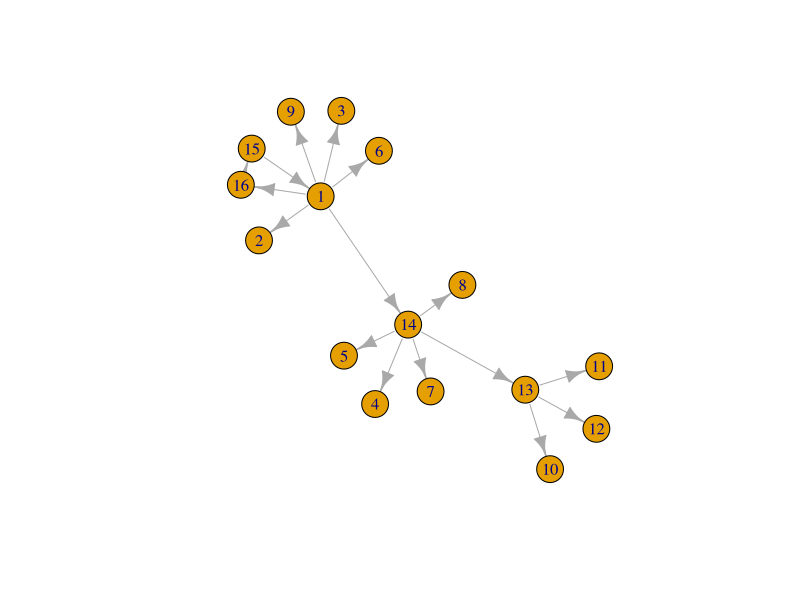
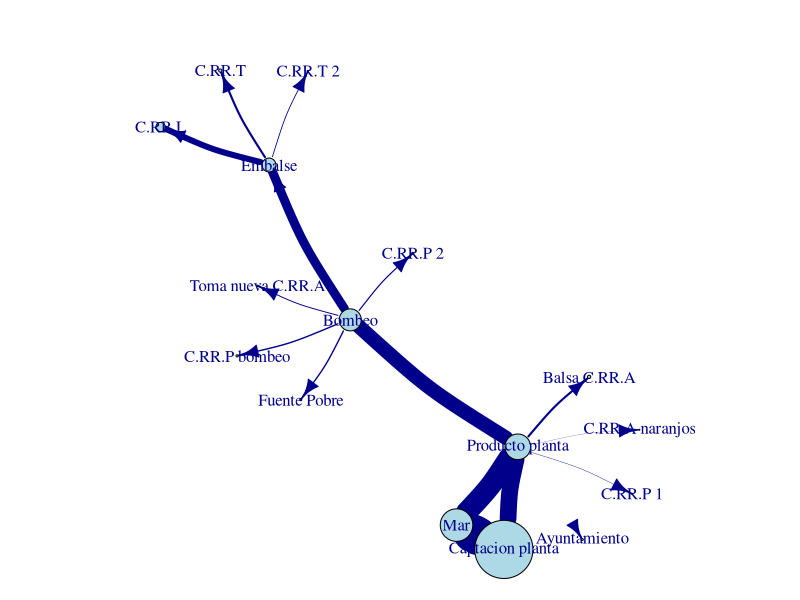
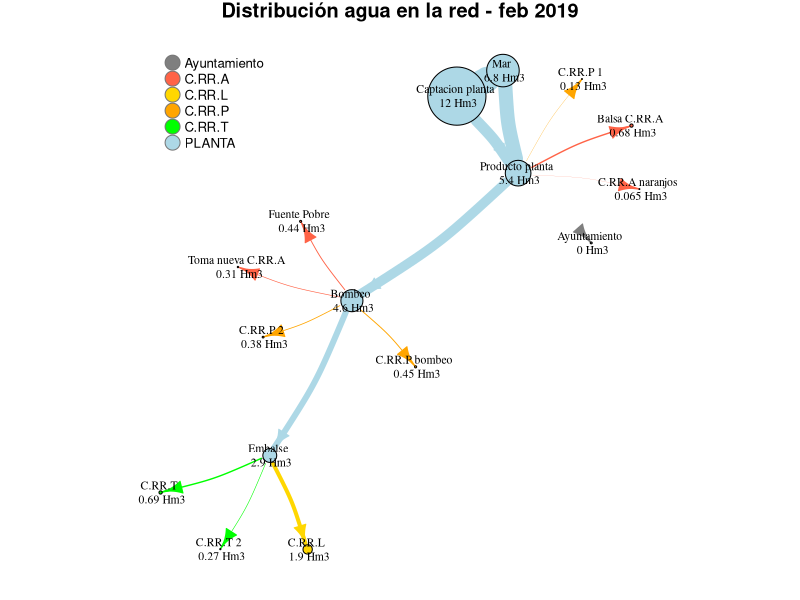
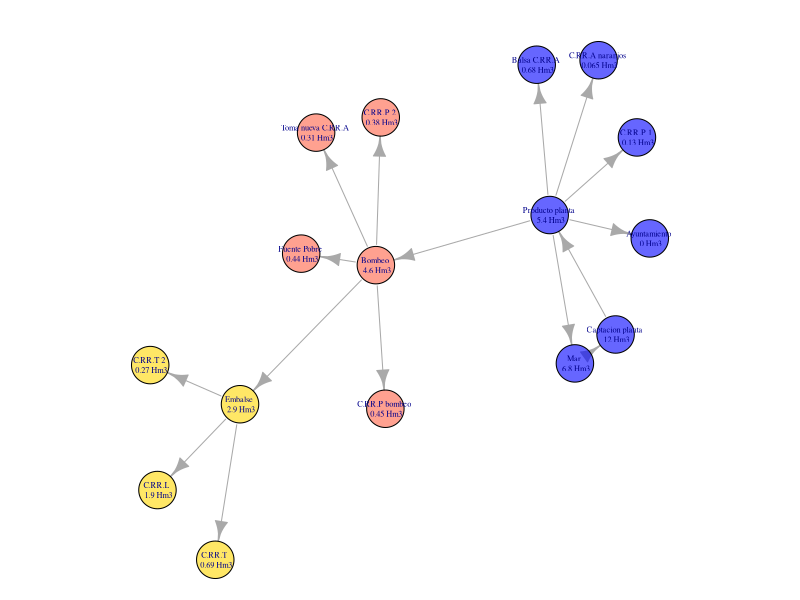

Write R code to recreate these figures, in order.
## ---- chunk 1
tabla<-tibble::tribble(
  ~origen, ~destino,             ~punto_destino,    ~Volumen,         ~Grupo,
       16,       15,         "Captacion planta", "12155.437",       "PLANTA",
        1,        2,           "C.RR.A planta",    "64.585",       "C.RR.A",
        1,        3,        "C.RR.A Salinares",   "682.884",       "C.RR.A",
       14,        4, "C.RR.A Fuente del Pobre",   "442.198",       "C.RR.A",
       14,        5,       "C.RR.A toma nueva",   "307.868",       "C.RR.A",
        1,        6,            "C.RR.P Toma1",   "125.661",       "C.RR.P",
       14,        7,             "C.RR.P bombeo",   "453.680",       "C.RR.P",
       14,        8,         "C.RR.P Toma vagon",   "384.699",       "C.RR.P",
        1,        9,                      "Ayuntamiento",     "0.000", "Ayuntamiento",
       13,       10,            "C.RR.T",   "685.458",       "C.RR.T",
       13,       11,                   "C.RR.T2",   "272.581",       "C.RR.T",
       13,       12,                    "C.RR.L",  "1942.262",       "C.RR.L",
       14,       13,           "Embalse",  "2900.301",       "PLANTA",
        1,       14,                 "Bombeo",  "4614.407",       "PLANTA",
       15,        1,          "Producto planta",  "5361.876",       "PLANTA",
        1,       16,                      "Mar",  "6793.561",       "PLANTA"
  )

knitr::kable(tabla, "html")

## ---- chunk 2

library(igraph)
# tabla de enlaces
  enlaces<-data.frame(stringsAsFactors=FALSE,
            from = c(16, 1, 1, 14, 14, 1, 14, 14, 1, 13, 13, 13, 14, 1, 15, 1),
              to = c(15, 2, 3, 4, 5, 6, 7, 8, 9, 10, 11, 12, 13, 14, 1, 16))

# tabla de nodos
  nodos<-data.frame(stringsAsFactors=FALSE,
         to = c(15, 2, 3, 4, 5, 6, 7, 8, 9, 10, 11, 12, 13, 14, 1, 16),
         punto_destino = c("Captacion planta", "C.RR.A naranjos", "Balsa C.RR.A",
                     "Fuente Pobre", "Toma nueva C.RR.A",
                     "C.RR.P 1", "C.RR.P bombeo", "C.RR.P 2", "Ayuntamiento",
                     "C.RR.T", "C.RR.T 2", "C.RR.L", "Embalse", "Bombeo",
                     "Producto planta", "Mar"),
         Volumen = c("12155.437", "64.585", "682.884", "442.198", "307.868",
                     "125.661", "453.680", "384.699", "0.000", "685.458", "272.581",
                     "1942.262", "2900.301", "4614.407", "5361.876", "6793.561"),
           Grupo = c("PLANTA", "C.RR.A", "C.RR.A", "C.RR.A", "C.RR.A",
                     "C.RR.P", "C.RR.P", "C.RR.P", "Ayuntamiento", "C.RR.T",
                     "C.RR.T", "C.RR.L", "PLANTA", "PLANTA", "PLANTA", "PLANTA"))

# convierto en hm3 la variable de volumen
    nodos$Volumen<-as.numeric(nodos$Volumen)/1000

# Creo la red con la función graph_from_data_frame
  red <- graph_from_data_frame(enlaces, directed=TRUE, vertices=nodos)

# vemos la estructura e= enlaces o edge, v= vertices o nodos  
  print(red, e=TRUE, v=TRUE)  
  # tambien podemos ver los enlaces o edge
    E(red)
  # y los nodos o V  
    V(red)
# pinto la red
plot(red)

## ---- chunk 3
par(mfrow=c(1,1), mar=c(0,0,1,0)) 
# Ajusto algunos parametros de la red  
plot(red,vertex.label= nodos$punto_destino,
     vertex.color="lightblue",
     vertex.size=nodos$Volumen*2,
        edge.arrow.size=1,edge.color="darkblue",
        edge.curved=.1,
        edge.width=nodos$Volumen*3)
## ---- chunk 4
# creamos unos colores
#library("RColorBrewer")
#pal3 <- brewer.pal(10, "Set3")
#colrs <- rev(pal3)
# Reamos colores personalizados
colrs <- c("gray50", "tomato", "gold", "orange", "green","lightblue")
# creamos una variable con los colores en los vertices
V(red)$color<-colrs[as.factor(nodos$Grupo)]
#V(red_aguilas)$label<-"" #Paste0(punto_destino$nombre,"f")
# tambien creamos otra variable para eltamñano del nodo que dependa del volumen
V(red)$size <- nodos$Volumen
    
# para conservar la forma, se puede dar un formato específico con  layout_with... y varias opciones    
l <- layout_with_fr(red)    

    plot(red,layout=l,main="Distribución agua en la red - feb 2019",
        vertex.label= paste(nodos$punto_destino,"\n",signif(nodos$Volumen,digits=2),"Hm3"),
        vertex.label.cex=.7, 
        vertex.label.color="black", # V(red)$color,
        vertex.color= V(red)$color,
        vertex.size=nodos$Volumen*2,
        edge.color=V(red)$color,
        edge.curved=.1,
        edge.width=nodos$Volumen*2
        )
# añadimos la leyenda
legend(x=-1, y=1.1,levels(as.factor(nodos$Grupo)), pch=21,
       col="#777777", pt.bg=colrs, pt.cex=2, cex=.8, bty="n", ncol=1)
## ---- chunk 5
# creamos un cluster optimo de los datos automático
    clp <- cluster_optimal(red)

# anañimos el resultado anterior como nueva variable de los vertices
    V(red)$grup1 <- clp$membership
    
    colorescluster <- adjustcolor( c("blue", "tomato", "gold"), alpha=.6)
    plot(red,
         vertex.size=15,
         vertex.color=colorescluster[V(red)$grup1],
         vertex.label.cex=0.5,
         vertex.label= paste(nodos$punto_destino,"\n",signif(nodos$Volumen,digits=2),"Hm3")
         )

